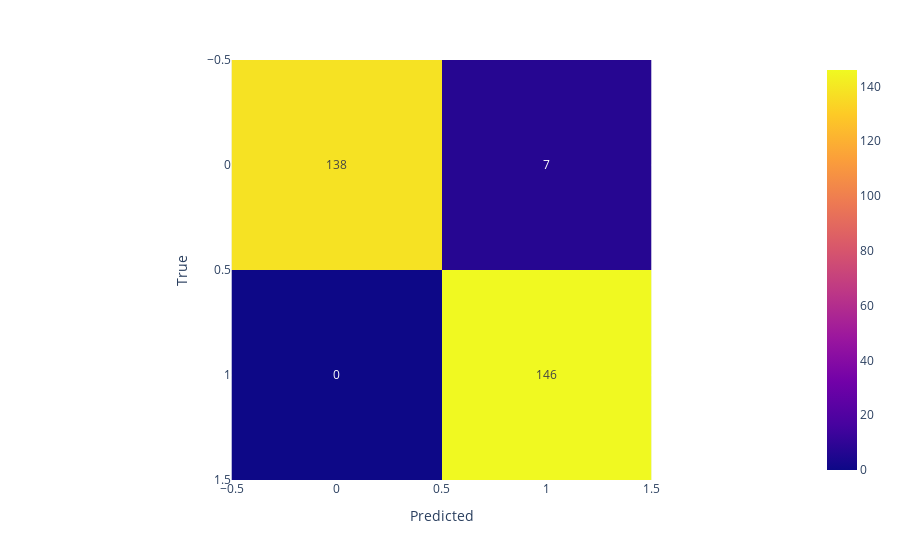

Notebook source saved alongside this figure:
### Markdown cell above
#### Läser ut resultaten
Vi har fått en modell som har hög träffsäkerhet (0.976 - 1) och inte ser ut att ge några falska negativa diagnoser.

### Code cell
display('test score: {:.3f}'.format(model_forest.score(model_forest.X_test, model_forest.y_test)))
for score in model_forest.cv_scores():
    display('cv score: {:.3f}'.format(score))
model_forest.display_confusion(model_forest.y_test, model_forest.y_pred)

### Figure 1 — Plotly figure (JSON) as saved in the notebook; plotly's stock layout.template omitted (floating-point values rounded to 4 significant figures)
{"data": [{"coloraxis": "coloraxis", "hovertemplate": "Predicted: %{x}<br>True: %{y}<br>color: %{z}<extra></extra>", "name": "0", "texttemplate": "%{z}", "type": "heatmap", "xaxis": "x", "yaxis": "y", "z": [[138, 7], [0, 146]]}], "layout": {"coloraxis": {"colorscale": [[0, "#0d0887"], [0.1111, "#46039f"], [0.2222, "#7201a8"], [0.3333, "#9c179e"], [0.4444, "#bd3786"], [0.5556, "#d8576b"], [0.6667, "#ed7953"], [0.7778, "#fb9f3a"], [0.8889, "#fdca26"], [1, "#f0f921"]]}, "margin": {"t": 60}, "xaxis": {"anchor": "y", "constrain": "domain", "domain": [0, 1], "scaleanchor": "y", "title": {"text": "Predicted"}}, "yaxis": {"anchor": "x", "autorange": "reversed", "constrain": "domain", "domain": [0, 1], "title": {"text": "True"}}}}
